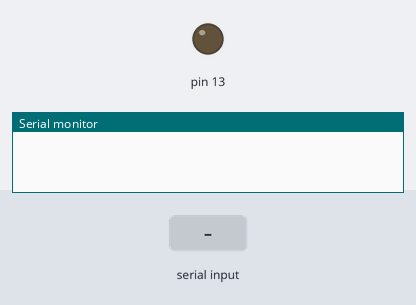
Recording of a sketch running on a simulated Arduino Uno, built with avr-gcc and run on an emulated ATmega328P. On the bench: output pins drawn as LEDs (lit = HIGH), the last lines printed to the serial monitor. The test bench sets the inputs (shaded band).

Above: at 1.2 s.
1.3 s: "ON" received over Serial
At 2.1 s:
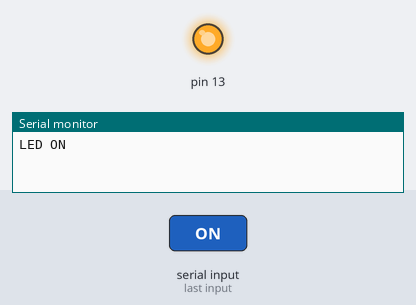
2.8 s: "OFF" received over Serial
At 3.5 s:
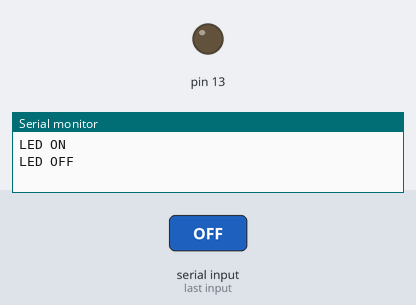
Timing chart, 0 to 5.8 s (numbered marks = the images above; inputs shaded):
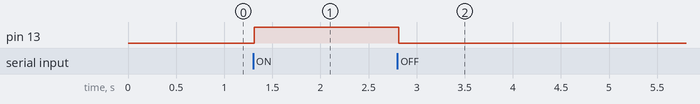

The sketch:

Serial_Led.ino
```cpp
void setup()
{
  Serial.begin(9600);
  pinMode(13, OUTPUT);
}

void loop()
{
  String  inVal = "";

  while (Serial.available() > 0)
  {
    inVal += (char) Serial.read();
    delay(5);
  }
  if (inVal == "ON")
  {
    Serial.println("LED ON");
    digitalWrite(13, HIGH);
  }
  else if (inVal == "OFF")
  {
    Serial.println("LED OFF");
    digitalWrite(13, LOW);
  }
}
```

Measured:
- after the input at 1.3 s, pin 13: LOW → HIGH at once
- after the input at 2.8 s, pin 13: HIGH → LOW at once
